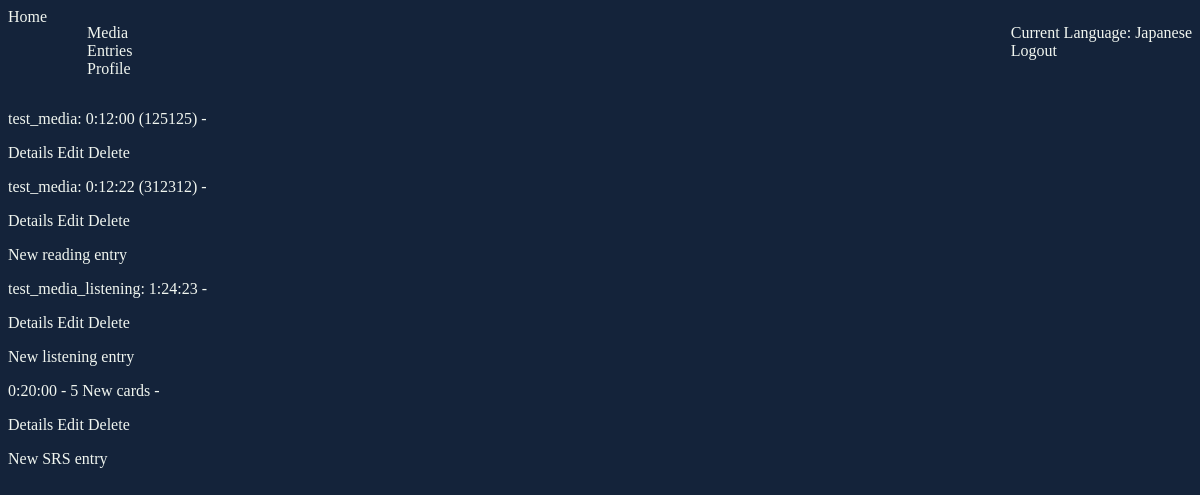
Before: /entries/ (signed in) with the older database file.
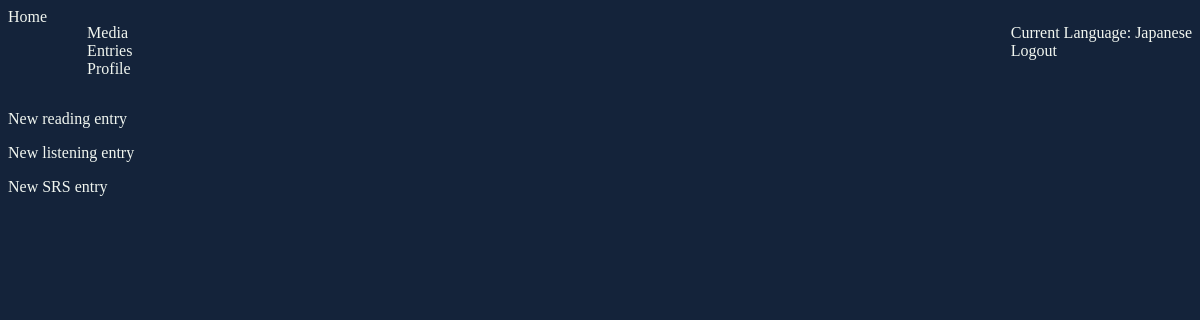
After: the same page with the newer database file.
### ImmersionTracker/accounts/models.py (models this page shows, shortened)
class ImmersionTrackerUser(auth_models.AbstractBaseUser, auth_models.PermissionsMixin):
    MAX_EMAIL_LENGTH = 150
    MAX_FIRST_NAME_LENGTH = 150
    MAX_LAST_NAME_LENGTH = 150
    email = models.EmailField(
        _("email address"),
        max_length=MAX_EMAIL_LENGTH,
        unique=True,
        error_messages={
            "unique": _("A user with that email already exists."),
        },
    )
    first_name = models.CharField(_("first name"), max_length=MAX_FIRST_NAME_LENGTH, blank=True)
    last_name = models.CharField(_("last name"), max_length=MAX_LAST_NAME_LENGTH, blank=True)
    is_staff = models.BooleanField(
        _("staff status"),
        default=False,
        help_text=_("Designates whether the user can log into this admin site."),
    )
    is_active = models.BooleanField(
        _("active"),
        default=True,
        help_text=_(
            "Designates whether this user should be treated as active. "
            "Unselect this instead of deleting accounts."
        ),
    )
    date_joined = models.DateTimeField(_("date joined"), default=timezone.now)
    object = ImmersionTrackerUserManager()
    USERNAME_FIELD = 'email'

class Profile(models.Model):
    NICKNAME_MAX_LENGTH = 20
    nickname = models.CharField(
        max_length=NICKNAME_MAX_LENGTH,
        blank=True,
        null=True,
    )
    current_language = models.ForeignKey('languages.Language', on_delete=models.SET_NULL, blank=True, null=True)
    user = models.OneToOneField(
        ImmersionTrackerUser,
        on_delete=models.CASCADE,
        related_name='profile',
        primary_key=True,
    )

### ImmersionTracker/languages/models.py (models this page shows, shortened)
class Language(models.Model):
    LANGUAGE_NAME_MAX_LENGTH = 20
    name = models.CharField(
        max_length=LANGUAGE_NAME_MAX_LENGTH,
        null=False,
        blank=False,
    )
    user_profile = models.ForeignKey(
        Profile,
        on_delete=models.CASCADE,
        related_name='languages',
        null=False,
        blank=False,
    )

### ImmersionTracker/immersion_entries/models.py (models this page shows)
class BaseEntry(models.Model):
    time_length = models.DurationField()
    created_on = models.DateTimeField(
        auto_now_add=True,
    )
    edited_on = models.DateTimeField(
        auto_now=True,
    )
    user_profile = models.ForeignKey(
        Profile,
        on_delete=models.CASCADE,
        related_name='%(class)s',
        blank=False,
        null=False,
    )
    language = models.ForeignKey(
        Language,
        on_delete=models.CASCADE,
        related_name='%(class)s',
        blank=False,
        null=False,
    )
    class Meta:
        abstract = True

class ReadingEntry(BaseEntry):
    char_length = models.IntegerField(default=None)
    media = models.ForeignKey(
        ReadingMedia,
        on_delete=models.DO_NOTHING,
        related_name='entries',
    )
    def __str__(self):
        return f"{self.media.name}: {self.time_length} ({self.char_length})"

class ListeningEntry(BaseEntry):
    media = models.ForeignKey(
        ListeningMedia,
        on_delete=models.DO_NOTHING,
        related_name='entries',
    )
    def __str__(self):
        return f"{self.media.name}: {self.time_length}"

class SRSEntry(BaseEntry):
    new_cards = models.IntegerField(
        blank=True,
        null=True,
    )
    def __str__(self):
        s = '' if self.new_cards == 1 else 's'
        return f"{self.time_length} - {self.new_cards} New card{s}"

### ImmersionTracker/media/models.py (models this page shows, shortened)
class BaseMedia(models.Model):
    NAME_MAX_LENGTH = 30
    TYPE_MAX_LENGTH = 20
    name = models.CharField(
        max_length=NAME_MAX_LENGTH,
        blank=False,
        null=False,
    )
    type = models.CharField(
        max_length=TYPE_MAX_LENGTH,
        blank=False,
        null=False,
    )
    link = models.URLField(
        blank=True,
        null=True,
    )
    status = models.CharField(
    )
    language = models.ForeignKey(
        Language,
        on_delete=models.CASCADE,
        related_name='%(class)s',
        blank=False,
        null=False,
    )
    user_profile = models.ForeignKey(
        Profile,
        on_delete=models.CASCADE,
        related_name='%(class)s',
        blank=False,
        null=False,
    )
    class Meta:
        abstract = True

class ReadingMedia(BaseMedia):
    STATUS_MAX_LENGTH = 10
    STATUS_READING = 'Reading'
    STATUS_COMPLETED = 'Completed'
    STATUS_ONHOLD = 'On Hold'
    STATUS_DROPPED = 'Dropped'
    STATUS_CHOICES = (
        (STATUS_READING, STATUS_READING),
        (STATUS_COMPLETED, STATUS_COMPLETED),
        (STATUS_ONHOLD, STATUS_ONHOLD),
        (STATUS_DROPPED, STATUS_DROPPED),
    )
    status = models.CharField(
        max_length=STATUS_MAX_LENGTH,
        choices=STATUS_CHOICES,
    )

class ListeningMedia(BaseMedia):
    STATUS_MAX_LENGTH = 10
    STATUS_LISTENING = 'Listening'
    STATUS_COMPLETED = 'Completed'
    STATUS_ONHOLD = 'On Hold'
    STATUS_DROPPED = 'Dropped'
    STATUS_CHOICES = (
        (STATUS_LISTENING, STATUS_LISTENING),
        (STATUS_COMPLETED, STATUS_COMPLETED),
        (STATUS_ONHOLD, STATUS_ONHOLD),
        (STATUS_DROPPED, STATUS_DROPPED),
    )
    status = models.CharField(
        max_length=STATUS_MAX_LENGTH,
        choices=STATUS_CHOICES,
    )

### ImmersionTracker/immersion_entries/views.py (the view)
# urls.py: path('', AllEntriesView.as_view(), name='all_entries'),
class AllEntriesView(GetFilteredQuerysetForContextMixin, views.TemplateView):
    template_name = 'immersion_entries/all_entries.html'
    models = (ReadingEntry, ListeningEntry, SRSEntry)

### ImmersionTracker/mixins.py (called while the page is built)
    def dispatch(self, request, *args, **kwargs):
        if not get_current_language(request):
            return redirect('no_current_language')
        return super().dispatch(request, *args, **kwargs)

    def get_filtered_context(self, model):
        data = model.objects.filter(user_profile=get_current_profile(self.request),
                                    language=get_current_language(self.request))
        return data

    def get_context_data(self, **kwargs):
        context = super().get_context_data(**kwargs)
        for model in self.models:
            context[model._meta.model_name] = self.get_filtered_context(model)
        return context

### ImmersionTracker/utils.py (called while the page is built)
def get_current_profile(request):
    return Profile.objects.get(user_id=request.user.id)

def get_current_language(request):
    return get_current_profile(request).current_language

### templates/immersion_entries/all_entries.html
{% extends 'base.html' %}
{% block main_content %}
    {% for entry in readingentry %}
        <p> {{ entry }} - </p>
        <a href="{% url 'reading_entry_details' pk=entry.pk %}"> Details </a>
        <a href="{% url 'reading_entry_edit' pk=entry.pk %}"> Edit </a>
        <a href="{% url 'reading_entry_delete' pk=entry.pk %}"> Delete </a>
    {% endfor %}
    <p><a href="{% url 'reading_entry_create' %}"> New reading entry </a></p>
    {% for entry in listeningentry %}
        <p> {{ entry }} - </p>
        <a href="{% url 'listening_entry_details' pk=entry.pk %}"> Details </a>
        <a href="{% url 'listening_entry_edit' pk=entry.pk %}"> Edit </a>
        <a href="{% url 'listening_entry_delete' pk=entry.pk %}"> Delete </a>
    {% endfor %}
    <p><a href="{% url 'listening_entry_create' %}"> New listening entry </a></p>
    {% for entry in srsentry %}
        <p> {{ entry }} - </p>
        <a href="{% url 'srs_entry_details' pk=entry.pk %}"> Details </a>
        <a href="{% url 'srs_entry_edit' pk=entry.pk %}"> Edit </a>
        <a href="{% url 'srs_entry_delete' pk=entry.pk %}"> Delete </a>
    {% endfor %}
    <p><a href="{% url 'srs_entry_create' %}"> New SRS entry </a></p>
{% endblock %}

### templates/base.html (shortened to what this page needs)
{% load static %}
<!DOCTYPE html>
<html lang="en">
<head>
    <link rel="stylesheet" href="{% static 'style/style.css' %}">
</head>
<body>
    <header>
        <div class="go-to-index-btn">
            <a href="{% url 'index' %}"> Home </a>
        </div>
        <div class="navigation">
            <ul>
                {% if request.user.is_authenticated %}
                    <li><a href="{% url 'all_media' %}"> Media </a></li>
                    <li><a href="{% url 'all_entries' %}"> Entries </a></li>
                    <li><a href="{% url 'profile_details' pk=request.user.id %}"> Profile </a></li>
                {% endif %}
            </ul>
            <ul>
                {% if request.user.is_authenticated %}
                    <li><a href="{% url 'languages_index' %}">Current Language:</a>
                        {% if request.user.profile.current_language %}
                            {{ request.user.profile.current_language.name }}
                        {% else %}
                            None
                        {% endif %}
                    </li>
                    <li><a href="{% url 'logout' %}"> Logout </a></li>
                {% else %}
                    <li><a href="{% url 'login' %}"> Log In </a></li>
                    <li><a href="{% url 'register_account' %}"> Register </a></li>
                {% endif %}
            </ul>
        </div>
    </header>
    {% block main_content %}
    {% endblock %}
</body>
</html>

### staticfiles/style/main.css (style rules this page uses)
body { background-color: #14233a; color: #f1f6f0; }
a { color: inherit; text-decoration: none; }

### staticfiles/style/header_and_footer.css (style rules this page uses)
header, footer { display: flex; flex-direction: row; }
.navigation { display: flex; flex-direction: row; justify-content: space-between; flex: 1; }
.navigation > ul { list-style-type: none; }
.go-to-index-btn { flex: 0; }

Changed rows visible on the page:
removed ReadingEntry: media+time_length+char_length "test_media: 0:12:00 (125125)"
removed ReadingEntry: media+time_length+char_length "test_media: 0:12:22 (312312)"
removed ListeningEntry: media+time_length "test_media_listening: 1:24:23"
removed SRSEntry: new_cards+time_length "0:20:00 - 5 New cards"
